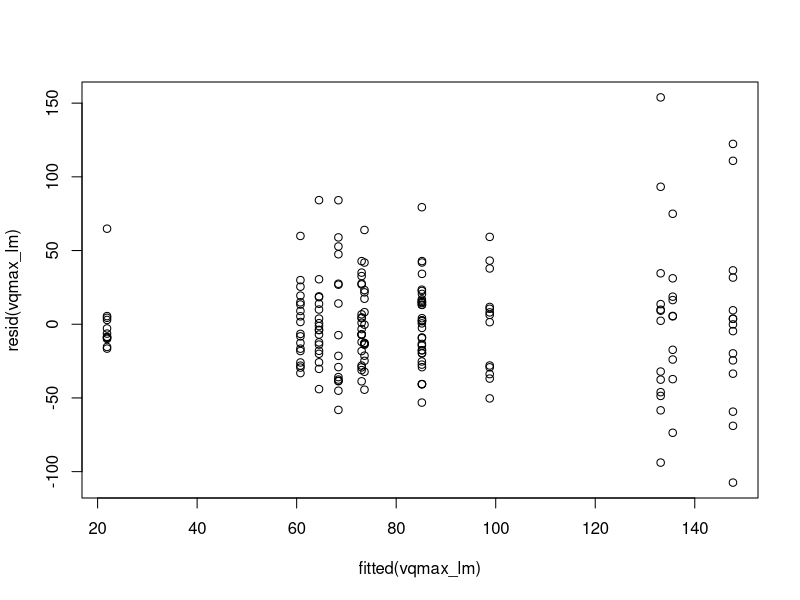
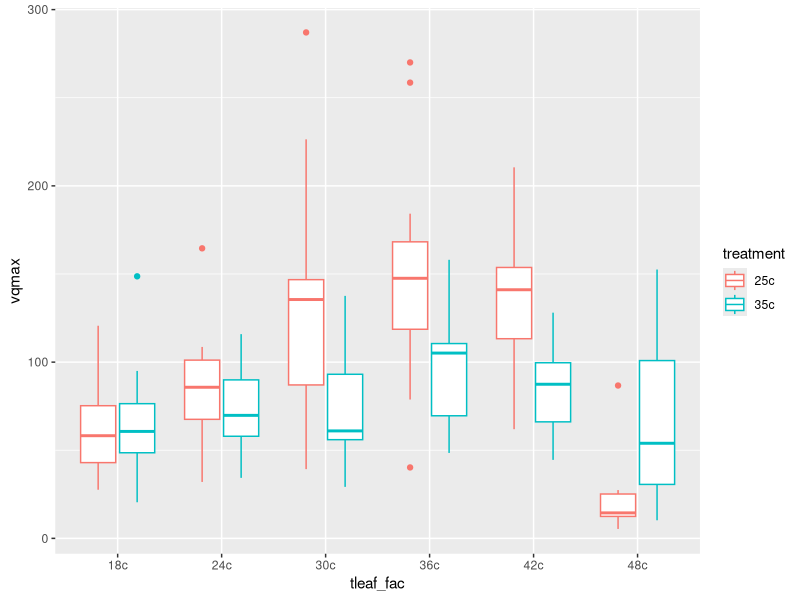

Here is the R script that generated these plots, in order:
### Load Libraries
library(tidyverse)
library(emmeans)
library(multcomp)
library(multcompView)

### Read .csv
vqmax18_df <- read.csv("vqmax18_df.csv")
vqmax24_df <- read.csv("vqmax24_df.csv")
vqmax30_df <- read.csv("vqmax30_df.csv")
vqmax36_df <- read.csv("vqmax36_df.csv")
vqmax42_df <- read.csv("vqmax42_df.csv")
vqmax48_df <- read.csv("vqmax48_df.csv")

### check
vqmax18_df
vqmax24_df
vqmax30_df
vqmax36_df
vqmax42_df
vqmax48_df

### rbind
colnames(vqmax18_df) <- c("x", 'id', 'slope', 'intercept', 'vqmax', 'treatment', 'tleaf_fac')
colnames(vqmax24_df) <- c("x", 'id', 'slope', 'intercept', 'vqmax', 'treatment', 'tleaf_fac')
colnames(vqmax30_df) <- c("x", 'id', 'slope', 'intercept', 'vqmax', 'treatment', 'tleaf_fac')
colnames(vqmax36_df) <- c("x", 'id', 'slope', 'intercept', 'vqmax', 'treatment', 'tleaf_fac')
colnames(vqmax42_df) <- c("x", 'id', 'slope', 'intercept', 'vqmax', 'treatment', 'tleaf_fac')
colnames(vqmax48_df) <- c("x", 'id', 'slope', 'intercept', 'vqmax', 'treatment', 'tleaf_fac')

### check again
vqmax18_df
vqmax24_df
vqmax30_df
vqmax36_df
vqmax42_df
vqmax48_df


### create master
master_df <- rbind(vqmax18_df, vqmax24_df, vqmax30_df, vqmax36_df, vqmax42_df, vqmax48_df)
master_df

vqmax_lm <- lm(vqmax ~ treatment * tleaf_fac, data = master_df)
summary(vqmax_lm)
plot(resid(vqmax_lm) ~ fitted(vqmax_lm))
anova(vqmax_lm)

cld(emmeans(vqmax_lm, pairwise ~ treatment))
cld(emmeans(vqmax_lm, pairwise ~ tleaf_fac))
cld(emmeans(vqmax_lm, pairwise ~ tleaf_fac | treatment))

### plotting with ggplot
ggplot(master_df, aes(x = tleaf_fac, y = vqmax, color = treatment)) + geom_boxplot()
